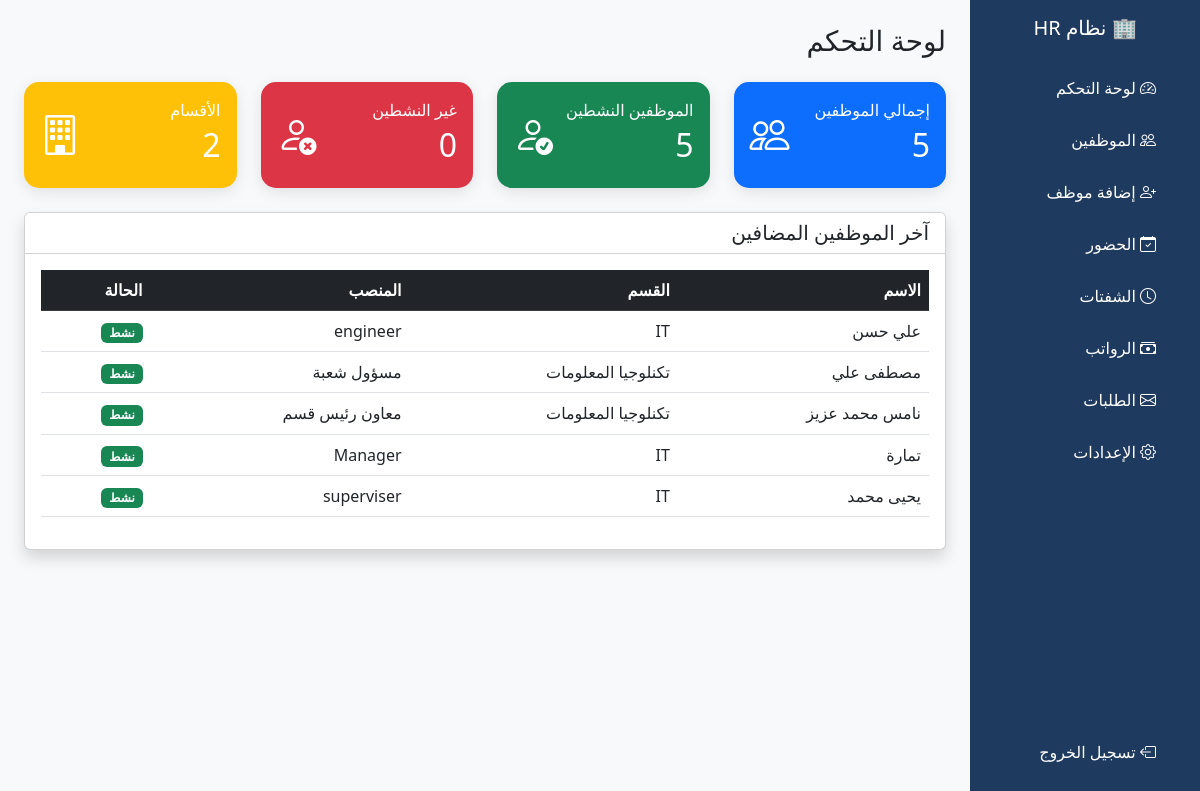
The page / (signed in) on the database its author committed.
### employees/models.py (models this page shows, shortened)
class Employee(models.Model):
    name = models.CharField(max_length=100)
    email = models.EmailField(unique=True)
    phone = models.CharField(max_length=20)
    department = models.CharField(max_length=50)
    position = models.CharField(max_length=50)
    salary = models.DecimalField(max_digits=10, decimal_places=2)
    hire_date = models.DateField()
    is_active = models.BooleanField(default=True)
    shift = models.ForeignKey(Shift, on_delete=models.SET_NULL, null=True, blank=True)
    user = models.OneToOneField(User, on_delete=models.SET_NULL, null=True, blank=True)

### employees/views.py (the view)
# urls.py: path('', views.dashboard, name='dashboard'),
@login_required
def dashboard(request):
    total = Employee.objects.count()
    active = Employee.objects.filter(is_active=True).count()
    inactive = Employee.objects.filter(is_active=False).count()
    departments = Employee.objects.values('department').distinct().count()
    employees = Employee.objects.order_by('-id')[:5]
    context = {
        'total': total,
        'active': active,
        'inactive': inactive,
        'departments': departments,
        'employees': employees,
    }
    return render(request, 'employees/dashboard.html', context)

### employees/templates/employees/dashboard.html (shortened to what this page needs)
<!DOCTYPE html>
<html lang="ar" dir="rtl">
<head>
    <link href="https://cdn.jsdelivr.net/npm/bootstrap@5.3.0/dist/css/bootstrap.min.css" rel="stylesheet">
    <link href="https://cdn.jsdelivr.net/npm/bootstrap-icons@1.10.0/font/bootstrap-icons.css" rel="stylesheet">
</head>
<body class="bg-light">
<div class="d-flex">
    <div class="sidebar p-3" style="width: 230px;">
        <h5 class="text-white text-center mb-4">🏢 نظام HR</h5>
        <a href="{% url 'dashboard' %}"><i class="bi bi-speedometer2 me-2"></i> لوحة التحكم</a>
        <a href="{% url 'employee_list' %}"><i class="bi bi-people me-2"></i> الموظفين</a>
        <a href="{% url 'employee_add' %}"><i class="bi bi-person-plus me-2"></i> إضافة موظف</a>
<a href="{% url 'attendance_list' %}"><i class="bi bi-calendar-check me-2"></i> الحضور</a>
<a href="{% url 'shift_list' %}"><i class="bi bi-clock me-2"></i> الشفتات</a>
<a href="{% url 'payroll_list' %}"><i class="bi bi-cash-stack me-2"></i> الرواتب</a>
<a href="{% url 'request_list' %}"><i class="bi bi-envelope me-2"></i> الطلبات</a>
<a href="{% url 'work_settings' %}"><i class="bi bi-gear me-2"></i> الإعدادات</a>
<a href="{% url 'logout' %}" class="mt-5" style="position: absolute; bottom: 20px;">
    <i class="bi bi-box-arrow-left me-2"></i> تسجيل الخروج
</a>
    </div>
    <div class="flex-grow-1 p-4">
        <h3 class="mb-4">لوحة التحكم</h3>
        <div class="row g-4">
            <div class="col-md-3">
                <div class="card card-stat bg-primary text-white p-3">
                    <div class="d-flex justify-content-between align-items-center">
                        <div>
                            <p class="mb-1">إجمالي الموظفين</p>
                            <h2>{{ total }}</h2>
                        </div>
                        <i class="bi bi-people fs-1"></i>
                    </div>
                </div>
            </div>
            <div class="col-md-3">
                <div class="card card-stat bg-success text-white p-3">
                    <div class="d-flex justify-content-between align-items-center">
                        <div>
                            <p class="mb-1">الموظفين النشطين</p>
                            <h2>{{ active }}</h2>
                        </div>
                        <i class="bi bi-person-check fs-1"></i>
                    </div>
                </div>
            </div>
            <div class="col-md-3">
                <div class="card card-stat bg-danger text-white p-3">
                    <div class="d-flex justify-content-between align-items-center">
                        <div>
                            <p class="mb-1">غير النشطين</p>
                            <h2>{{ inactive }}</h2>
                        </div>
                        <i class="bi bi-person-x fs-1"></i>
                    </div>
                </div>
            </div>
            <div class="col-md-3">
                <div class="card card-stat bg-warning text-white p-3">
                    <div class="d-flex justify-content-between align-items-center">
                        <div>
                            <p class="mb-1">الأقسام</p>
                            <h2>{{ departments }}</h2>
                        </div>
                        <i class="bi bi-building fs-1"></i>
                    </div>
                </div>
            </div>
        </div>
        <div class="card shadow mt-4">
            <div class="card-header bg-white">
                <h5 class="mb-0">آخر الموظفين المضافين</h5>
            </div>
            <div class="card-body">
                <table class="table table-hover">
                    <thead class="table-dark">
                        <tr>
                            <th>الاسم</th>
                            <th>القسم</th>
                            <th>المنصب</th>
                            <th>الحالة</th>
                        </tr>
                    </thead>
                    <tbody>
                        {% for emp in employees %}
                        <tr>
                            <td>{{ emp.name }}</td>
                            <td>{{ emp.department }}</td>
                            <td>{{ emp.position }}</td>
                            <td>
                                {% if emp.is_active %}
                                    <span class="badge bg-success">نشط</span>
                                {% else %}
                                    <span class="badge bg-danger">غير نشط</span>
                                {% endif %}
                            </td>
                        </tr>
                        {% endfor %}
                    </tbody>
                </table>
            </div>
        </div>
    </div>
</div>
</body>
</html>

### employees/templates/employees/dashboard.html (style rules this page uses)
.sidebar { min-height: 100vh; background: #1e3a5f; }
.sidebar a { color: #fff; text-decoration: none; display: block; padding: 12px 20px; border-radius: 8px; margin: 4px 0; }
.card-stat { border-radius: 15px; border: none; box-shadow: 0 4px 15px rgba(0,0,0,0.1); }

### rows shown on the page
Employee: name "علي حسن", department "IT", position "engineer", is_active "نشط"
Employee: name "مصطفى علي", department "تكنلوجيا المعلومات", position "مسؤول شعبة", is_active "نشط"
Employee: name "نامس محمد عزيز", department "تكنلوجيا المعلومات", position "معاون رئيس قسم", is_active "نشط"
Employee: name "تمارة", department "IT", position "Manager", is_active "نشط"
Employee: name "يحيى محمد", department "IT", position "superviser", is_active "نشط"

### other values the page prints
{{ total }} "5"
{{ active }} "5"
{{ inactive }} "0"
{{ departments }} "2"
